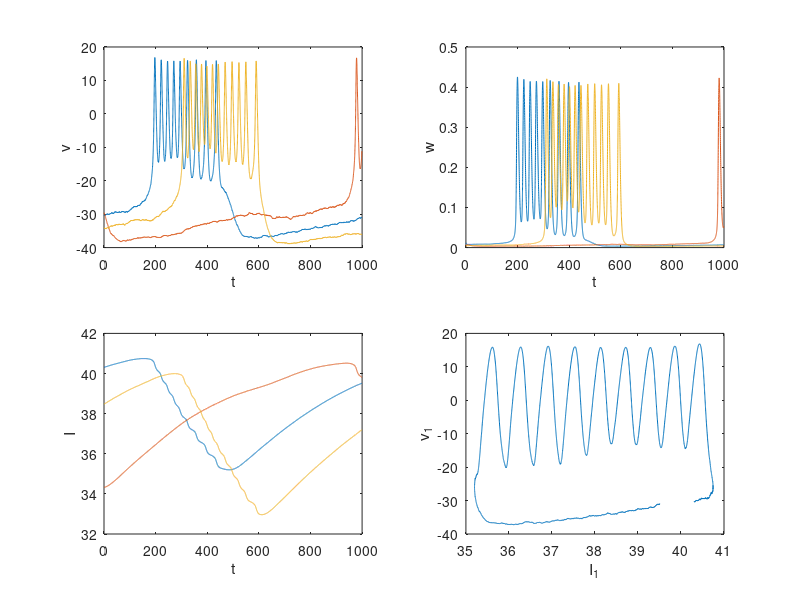

Here is the MATLAB script that generated this plot:
function [t,y,inputs]=mlsqrnoisy3(dt0,tmax,cmat,ge,gi,Nm,plotflag,rseed)

%function [t,y,inputs]=mlsqrnoisy3(dt0,tmax,cmat,ge,gi,Nm,plotflag,rseed)
%
% An arbitrary number (typically 3) of coupled
% square-wave bursters made of Morris-Lecar cell
% from http://www.math.pitt.edu/~bard/xpp/odes/mlsqr.ode
% adapted for matlab.
%
% Coupling added in the form suggested in Fall et al, Computational Cell
% Biology, chapter 6.
%
% dt0 = baseline timestep for variable timestep (constant d(arc length))
% tmax = maximum time
% cmat = coupling matrix.  cmat(1,2) is coupling from cell 2 to 1, 1 for
% excitatory and -1 for inhibitory and 0 for no coupling.  
%
% Format for multiple cells: v, w and I (intrinsic variables) are each
% column vectors with ncell components.
% Nm = number of "m"-gates, to set variance of minf.
%
% Suggested usage:
%
% cmat=[0 -1 0; 0 0 -1; -1 0 0];
% [t,y,inputs]=mlsqrnoisy3(0.2,2e4-1,cmat,1e-2,1e-2,1e3,1);

tic % record elapsed time
savefile = ['mlsqrn3_',datestr(now,30),'.mat']; % file for saving results

% a 3x3 coupling matrix, antisymmetric 
cth3 = [0 1 -1; -1 0 1; 1 -1 0]; % this leads to "pronking"

% a 3x3 coupling matrix, inhibitory and nonsymmetric
cinh3 = [0 -.5 -1; -1 0 -.5; -.5 -1 0]; % 

% a 3x3 coupling matrix, inhibitory and even less symmetric
cinh3irreg = [0 -.4 -1.1; -1 0 -.5; -.6 -.9 0]; % sum of input to each unit is -1.5

if nargin < 1, dt0 = .2; end
if nargin < 2, tmax = 1e3-1; end
if nargin < 3, cmat = cth3; end % 3x3, no coupling unless specified
global ge gi
if nargin < 4, ge = 1e-2; end % scale excitatory conductance
if nargin < 5, gi = 1e-2; end % scale inhibitory conductance
if nargin < 6, Nm = 1e3; end % number of m-gates (each cell)
%if nargin < 7, plotflag = 0; end % default = don't produce plots
if nargin < 7, plotflag = 1; end % default = do produce plots
if nargin < 8, rseed = sum(100*clock); end % seed for random number generator

inputs{1} = dt0; inputs{2}=tmax; inputs{3}=cmat; inputs{4}=ge; inputs{5}=gi; 
inputs{6} = Nm;

%% All cells have same intrinsic parameters
global epsi v0 vk vl vca
global gk gl c
global v1 v2
global v3 v4 phi gca

epsi=.001;v0=-26;vk=-84;vl=-60;vca=120;
gk=8;gl=2;c=20;
v1=-1.2;v2=18;
v3=12;v4=17.4;phi=.23;gca=4;

%% Coupling parameters (same as for ca and k -- a guess)
global ve vi
%global ge gi    % appear as inputs to function mlsqr2 -- declared above
global vsyn v6
ve = 120; vi = -84;
vsyn = -15; % threshold for synaptic input
v6 = 5;     % spread for synaptic activation

%% Number of coupled cells & type of coupling
ncell = length(cmat);
exc = sparse(sign(cmat)==1);    % boolean matrix, 1 where j->i excitatory else 0
inh = sparse(sign(cmat)==-1);   % boolean matrix, 1 where j->i inhibitory else 0

%% Initialize y = [v;w;I;Isyn]
init = '3async';
switch init
    case 'rand'
        vinit=-41.84*ones(ncell,1) + 4*randn(ncell,1);
        winit=0.002*ones(ncell,1) + .0002*randn(ncell,1);
        Iinit=30*ones(ncell,1) + 3*randn(ncell,1); % to match mean
    case 'same'
        vinit=-41.84*ones(ncell,1);
        winit=0.002*ones(ncell,1);
        Iinit=30*ones(ncell,1); % to match mlsqr.m
    case '3async'
        vinit=[-30.3211; -29.5578; -34.138];
            winit=[0.0119; 0.0035; 0.0050];
            Iinit=[40.3064; 34.3202; 38.4676];
    case '2anti'
        vinit=[-26.1210;  -37.9576];
        winit=[0.0122;    0.0032];
        Iinit=[40.5880;   35.0199];        
    case '1234'
        vinit=[-39.9070  -36.5675  -31.9199   11.2514]';
        winit=[0.0026    0.0037    0.0064    0.4055]';
        Iinit=[32.2853   36.4382   39.7143   37.9563]';
    case '4321'
        vinit=[11.2514  -31.9199  -36.5675  -39.9070]';
        winit=[0.4055    0.0064    0.0037    0.0026]';
        Iinit=[37.9563   39.7143   36.4382   32.2853]';
    case '1432'
        vinit=[-39.9070  11.2514  -31.9199   -36.5675]';
        winit=[0.0026    0.4055    0.0064     0.0037]';
        Iinit=[32.2853   37.9563   39.7143    36.4382]';        
end
inputs{7}=init;
Isyninit=zeros(ncell,1);

y0 = [vinit;winit;Iinit;Isyninit]; % a column vector of length ncell*4

%% Initialize random number generator

rand('twister',rseed);
inputs{8} = 'twister';
inputs{9} = rseed;
inputs{10} = 'mlsqrnoisy4.m';

%% Forward Euler
y = y0; v = vinit; w = winit; I = Iinit; t = 0; ts = [t]; 
while t < tmax
    if ~rem(ceil(1e6*t/tmax)/1000,1),disp([t,tmax]),end
    % scale dt to maintain arc length per time step for intrinsic dynamics
    dvdt = fv(v,w) + I/c;
    dwdt = fw(v,w);
    speed2 = (dvdt'*dvdt + dwdt'*dwdt)/ncell;   %L2 norm mean squared
    %disp([t,speed2]);
    dt = dt0/sqrt(1+speed2);    
    
    Is = Isyn(v,exc,inh);   % current from synaptic inputs
    %NOTE V IS UPDATED BEFORE fw(v,w) IS CALCULATED!!
    v = v + dt*(fvrand(v,w,Nm,ncell) + (I + Is)/c);
    w = w + dt*fw(v,w);
    I = I + dt*fI(v,w);
    y = [y,[v;w;I;Is]];
    t = t+dt;
    ts= [ts,t];
end

%% PLOTTING

if plotflag
    v = y(0*ncell+(1:ncell),:);
    w = y(1*ncell+(1:ncell),:);
    I = y(2*ncell+(1:ncell),:);
    Is= y(3*ncell+(1:ncell),:);
    t = ts; clear ts
    subplot(2,2,1)
    plot(t,v),xlabel('t'),ylabel('v')
    subplot(2,2,2)
    plot(t,w),xlabel('t'),ylabel('w')
    subplot(2,2,3)
    plot(t,I),xlabel('t'),ylabel('I')
    subplot(2,2,4)
    plot(I(1,:),v(1,:)),xlabel('I_1'),ylabel('v_1')
    shg        
end

%keyboard % for debugging...

%% END OF MAIN PROGRAM

%keyboard
inputs{end+1} = toc;
eval(['save ',savefile,' t y inputs'])

%% FUNCTIONS

function m = minf(v)
global v1 v2
m=.5*(1+tanh((v-v1)/v2));

function m = minfbinom(v,Nm,ncell)
global v1 v2
m=.5*(1+tanh((v-v1)/v2));
m=random('bino',Nm,m,ncell,1); % draw from random distribution with same mean
m=m/Nm; % rescale

function w = winf(v)
global v3 v4
w=.5*(1+tanh((v-v3)/v4));

function tau = tauw(v)
global v3 v4
tau=1./cosh((v-v3)/(2*v4));

function dvdt = fv(v,w)
global gca vca gk vk gl vl c
dvdt = (- gca*minf(v).*(v-vca)-gk*w.*(v-vk)-gl*(v-vl))/c;

function dvdtr = fvrand(v,w,Nm,ncell)
global gca vca gk vk gl vl c
dvdtr = (- gca*minfbinom(v,Nm,ncell).*(v-vca)-gk*w.*(v-vk)-gl*(v-vl))/c;

function dwdt = fw(v,w)
global phi
dwdt = phi*(winf(v)-w)./tauw(v);

function dIdt = fI(v,w)
global epsi v0
dIdt = epsi*(v0-v);

function s = se_inf(v) % NOTE INSTANTANEOUS SYNAPSE -- CHANGE TO SLOW SYNAPSE?
global vsyn v6
s = 1./(1+exp(-(v-vsyn)/v6));

function s = si_inf(v) % NOTE INSTANTANEOUS SYNAPSE -- CHANGE TO SLOW SYNAPSE?
global vsyn v6
s = 1./(1+exp(-(v-vsyn)/v6));

function I=Isyn(v,exc,inh)
global ge gi ve vi
I = -(ge*exc.*((v-ve)*se_inf(v)')...
    +gi*inh.*((v-vi)*si_inf(v)'))...
    *ones(size(v));